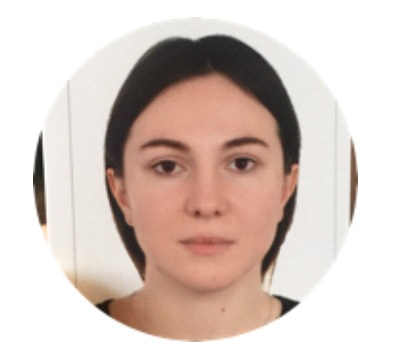
#> input picture 2.jpg, 398 x 360 px
$ python face-det-pic.py
#> lines starting #> are read from the running program, lines starting #| are printed output that depends on the picture; after the words box and inside, x2 and y2 are one past the last pixel; in counts of white or black regions, pixels touching at a corner belong together
#> further down, image is the input picture: shape (360, 398, 3); mean R, G, B 217, 201.4, 194.3
import cv2
import imageio

# Cascade yükleme
face_cascade = cv2.CascadeClassifier('haarcascade-frontalface-default.xml')
eye_cascade = cv2.CascadeClassifier('haarcascade-eye.xml')

# Tanıma yapacak fonksiyon
def detect(frame):
    gray = cv2.cvtColor(frame, cv2.COLOR_BGR2GRAY)
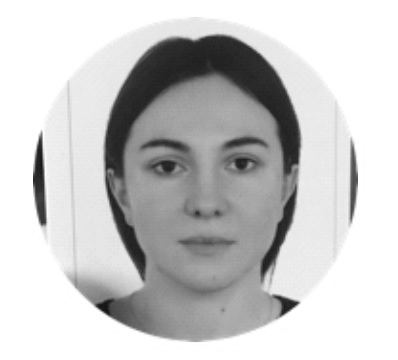
#> gray: shape (360, 398); min 15, max 255, mean 201.1
    faces = face_cascade.detectMultiScale(gray, 1.3, 5)
#> faces = [[106, 83, 200, 200]]
    for (x, y, w, h) in faces:
        cv2.rectangle(frame, (x, y), (x+w, y+h), (255, 0, 0), 2)
        roi_gray = gray[y:y+h, x:x+w]
        roi_color = frame[y:y+h, x:x+w]
        eyes = eye_cascade.detectMultiScale(roi_gray, 1.1, 3)
        for (ex, ey, ew, eh) in eyes:
            cv2.rectangle(roi_color, (ex, ey), (ex+ew, ey+eh), (0, 255, 0), 2)
#> this loop made 1 pass
#> pass 1, in detect, `roi_gray = gray[y:y+h, x:x+w]`:
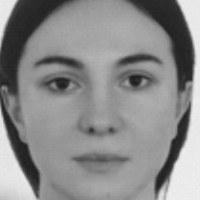
#> roi_gray: shape (200, 200); min 30, max 239, mean 138.7
#> pass 1, in detect, `roi_color = frame[y:y+h, x:x+w]`:
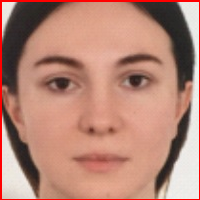
#> roi_color: shape (200, 200, 3); mean R, G, B 182.7, 133.8, 118.2
#> after the loop:
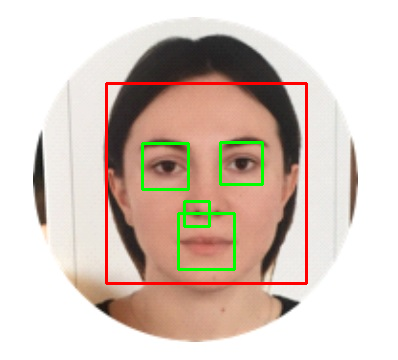
#> frame: shape (360, 398, 3); 3.06% of pixels changed, all inside (x1, y1, x2, y2) = (105, 82, 308, 285)
#> after the loop:
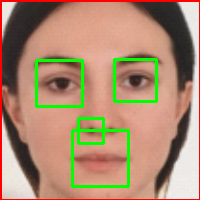
#> roi_color: shape (200, 200, 3); 4.98% of pixels changed, all inside (x1, y1, x2, y2) = (35, 58, 158, 188)
    return frame

# Proje klasörü içerisindeki image.jpg dosyasında yüz ve göz tesbiti yapılıyor.
# Daha sonra output.jpg dosyasına yazılıyor.

image = imageio.imread('2.jpg')
image = detect(frame=image)
imageio.imwrite('output.jpg', image)
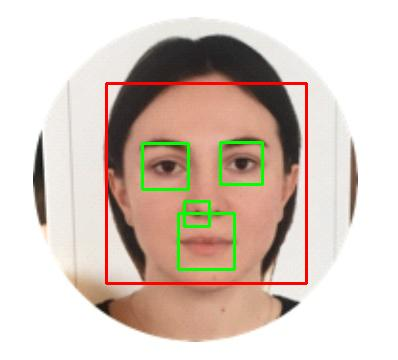
#> saved as output.jpg: shape (360, 398, 3); mean R, G, B 215.1, 200.2, 190
